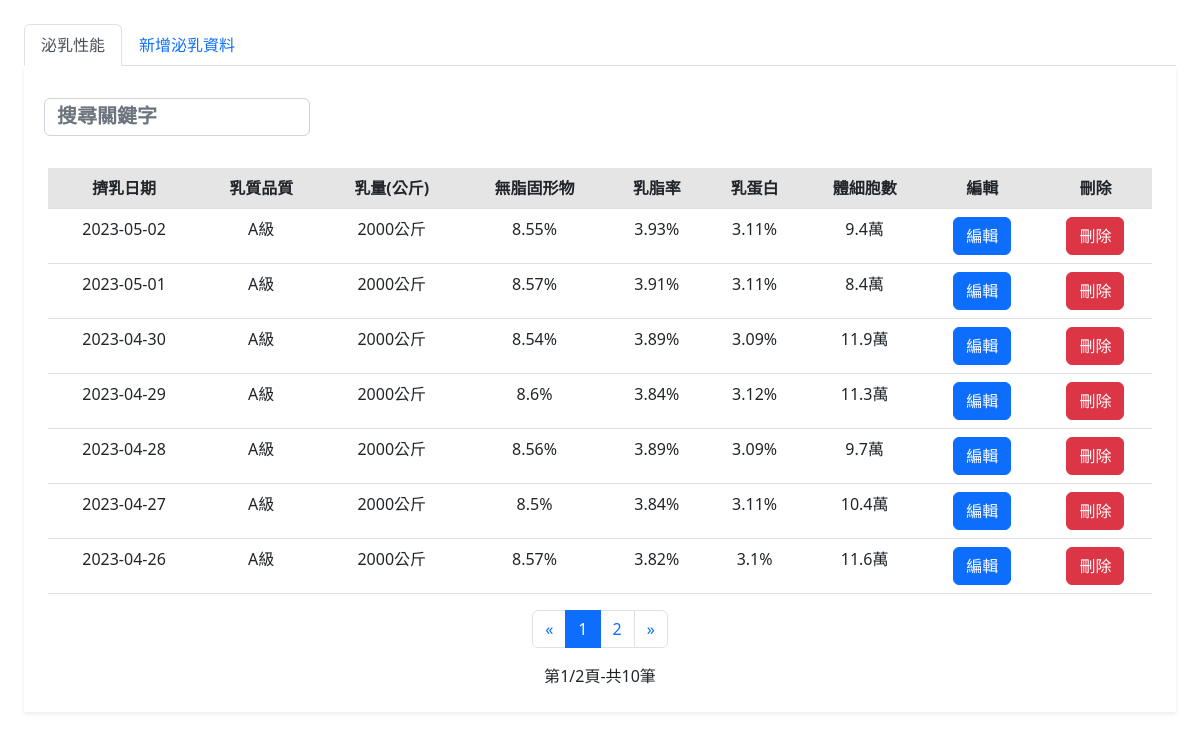
The page /fCowId/milkRecord/milkRecord.php on the database its author committed.
### tables this page shows
CREATE TABLE `milk_record` (
  `sn` int(6) NOT NULL,
  `date` date NOT NULL,
  `quality` varchar(64) NOT NULL,
  `volume` varchar(64) NOT NULL,
  `milkSolidsNotFat` varchar(64) NOT NULL,
  `milkFatPrecentage` varchar(64) NOT NULL,
  `milkProtein` varchar(64) NOT NULL,
  `somaticCellCount` varchar(64) NOT NULL,
  `totalBacteria` varchar(64) NOT NULL
);

### fCowId/milkRecord/milkRecord.php (the view, shortened to what this page needs)
<?php
require_once("../../SQLServer.php");
?>
<!DOCTYPE html>
<html lang="zh-TW">
<head>
  <link href="https://cdn.jsdelivr.net/npm/bootstrap@5.2.2/dist/css/bootstrap.min.css" rel="stylesheet">
  <link rel="stylesheet" href="../../css/text_box2.css">
  <link rel="stylesheet" href="../../css/indexcss.css">
  <link rel="stylesheet" TYPE="text/css" href="https://cdnjs.cloudflare.com/ajax/libs/font-awesome/4.7.0/css/font-awesome.css">
</head>
<body>
  <div name="content" style="width:100%; height: 100vh ;   padding:1.5rem  ;   ">
    <div class="tab-content">
      <ul class="nav nav-tabs" role="tablist">
        <li class="nav-item">
          <a href="#milksRecord" class="nav-link active" data-toggle="tab">泌乳性能</a>
        </li>
        <li class="nav-item">
          <a href="#addMilksRecord" class="nav-link" data-toggle="tab">新增泌乳資料</a>
        </li>
      </ul>
      <div class="tab-pane active bg-white shadow-sm p-4" id="milksRecord">
        <div class="row">
          <div class="col-md-3 p-2">
            <input type="search" class="search form-control" data-table="table table-hover" placeholder="搜尋關鍵字" style="width:100%;">
          </div>
        </div>
        <br>
        <div class="table-responsive" style="overflow-y: hidden;">
          <div id="cow_table" style="text-align:center;">
            <table id="rule" class="table table-hover">
              <thead>
                <tr class="table-active">
                  <th>擠乳日期</th>
                  <th>乳質品質</th>
                  <th>乳量(公斤)</th>
                  <th>無脂固形物</th>
                  <th>乳脂率</th>
                  <th>乳蛋白</th>
                  <th>體細胞數</th>
                  <th>編輯</th>
                  <th>刪除</th>
                </tr>
              </thead>
              <tbody>
                <?php
                $query = "SELECT * FROM milk_record ";
                $result = mysqli_query($db_link, $query);
                $num = mysqli_num_rows($result);
                if ($num != 0) {
                  $per = 7;
                  $pages = ceil($num / $per);
                  if (!isset($_GET["page"])) {
                    $page = 1;
                  } else {
                    $page = intval($_GET["page"]);
                  }
                  $start = ($page - 1) * $per;
                  $query .= "ORDER BY date DESC LIMIT $start,$per";
                  $result = mysqli_query($db_link, $query);
                  $i = 1;
                  while ($row = mysqli_fetch_array($result)) {
                    $sn=$row['sn'];
                    $date = $row['date'];
                    $quality = $row['quality'];
                    $volume = $row['volume'];
                    $milkSolidsNotFat = $row['milkSolidsNotFat'];
                    $milkFatPrecentage = $row['milkFatPrecentage'];
                    $milkProtein = $row['milkProtein'];
                    $somaticCellCount = $row['somaticCellCount'];
                ?>
                    <tr>
                      <td><?php echo $date ?></td>
                      <td><?php echo $quality ?>級</td>
                      <td><?php echo $volume ?>公斤</td>
                      <td><?php echo $milkSolidsNotFat ?>%</td>
                      <td><?php echo $milkFatPrecentage ?>%</td>
                      <td><?php echo $milkProtein ?>%</td>
                      <td><?php echo $somaticCellCount ?>萬</td>
                      <td><button class="view_data btn btn-primary" GetSn="<?php echo $sn; ?>">編輯</button></td>
                      <?php
                      echo "<td><button id=\"linkDel_$i\" onclick=\"#del\" class='btn btn-danger'>刪除</button></td>";
                      ?>
                    </tr>
                <?php
                    $i += 1;
                  }
                }else{
                  $page=1;
                  $pages=1;
                }
                ?>
              </tbody>
            </table>
            <?php
            echo "
                                    <center><div class='row text-center'>
                                        <div class='col-12 justify-content-center' style='display:flex;'>
                                                <nav aria-label='Page navigation example'>
                                                    <ul class='pagination'>
                                                        <li class='page-item'>
                                                            <a class='page-link' href='?page=1' aria-label='Previous'>
                                                                <span aria-hidden='true'>&laquo;</span>
                                                            </a>
                                                        </li> ";
            for ($i = 1; $i <= $pages; $i++) {
              if ($page - 5 < $i && $i < $page + 4) {
                if ($page == $i) {
                  echo "<li class='page-item active'><a class='page-link' href=?page=" . $i . " >" . $i . "</a></li> ";
                } else {
                  echo "<li class='page-item'><a class='page-link' href=?page=" . $i . " >" . $i . "</a></li> ";
                }
              }
            }
            echo "<li class='page-item'><a class='page-link' aria-label='Next' href=?page=" . $pages . " ><span aria-hidden='true'>&raquo;</span></a></li></ul>
                                    </nav></div>";
            echo "<div class=\"col-12\">第" . $page . "/" . $pages . "頁-共" . $num . "筆</div></center>";
            ?>
          </div>
        </div>
      </div>
    </div>
  </div>
</body>
</html>

### css/text_box2.css (style rules this page uses)
::placeholder { color: #FFF; font-size:20px; text-align:left; font-weight:bolder; }

### css/indexcss.css (style rules this page uses)
html, body { height: 100%; }

### rows shown on the page
milk_record: date "2023-05-02", quality "A", volume "2000", milkSolidsNotFat "8.55", milkFatPrecentage "3.93", milkProtein "3.11", somaticCellCount "9.4"
milk_record: date "2023-05-01", quality "A", volume "2000", milkSolidsNotFat "8.57", milkFatPrecentage "3.91", milkProtein "3.11", somaticCellCount "8.4"
milk_record: date "2023-04-30", quality "A", volume "2000", milkSolidsNotFat "8.54", milkFatPrecentage "3.89", milkProtein "3.09", somaticCellCount "11.9"
milk_record: date "2023-04-29", quality "A", volume "2000", milkSolidsNotFat "8.6", milkFatPrecentage "3.84", milkProtein "3.12", somaticCellCount "11.3"
milk_record: date "2023-04-28", quality "A", volume "2000", milkSolidsNotFat "8.56", milkFatPrecentage "3.89", milkProtein "3.09", somaticCellCount "9.7"
milk_record: date "2023-04-27", quality "A", volume "2000", milkSolidsNotFat "8.5", milkFatPrecentage "3.84", milkProtein "3.11", somaticCellCount "10.4"
milk_record: date "2023-04-26", quality "A", volume "2000", milkSolidsNotFat "8.57", milkFatPrecentage "3.82", milkProtein "3.1", somaticCellCount "11.6"

### other values the page prints
$page "1"
$pages "2"
$num "10"
